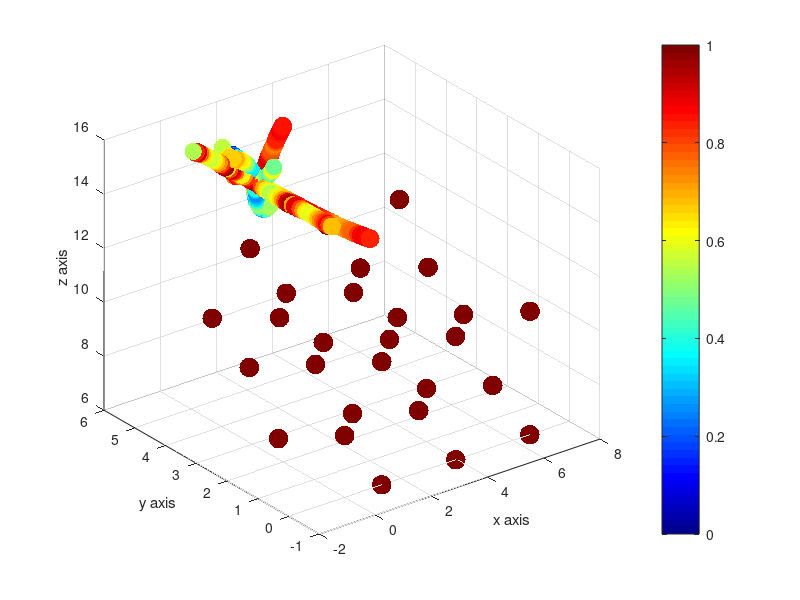
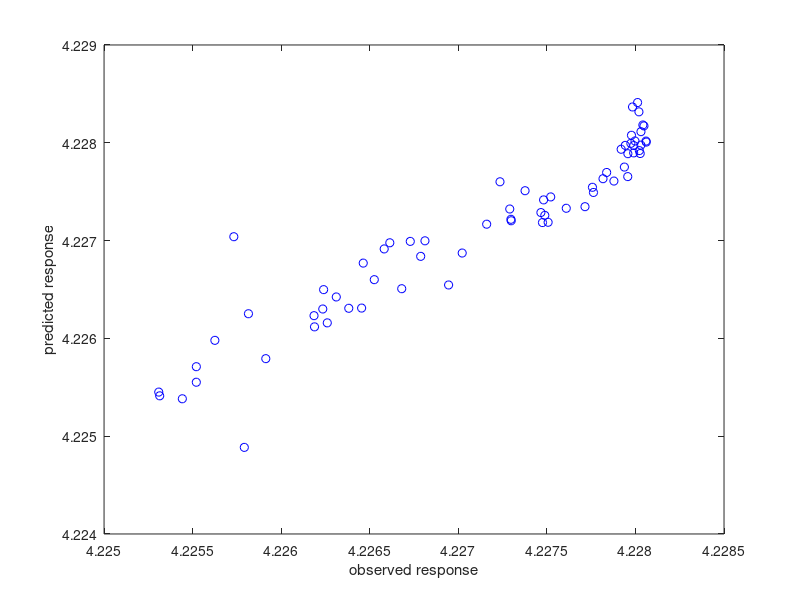

Write the MATLAB code that produced these figures, in order. (Note: this script raises an error after producing the figures.)
format long
%%%%%%%%%%%%%%%%%%%%%%%%%%%%%%%%%%%%%%%%%%%%%%%%%%%%%%%%%%%%%%%%%%%%%%%%%%%
%The Data
%%%%%%%%%%%%%%%%%%%%%%%%%%%%%%%%%%%%%%%%%%%%%%%%%%%%%%%%%%%%%%%%%%%%%%%%%%%
md_map   = importdata('distance_map.dat');
md_prop  = importdata('properties.dat')*-1;
md_col   = (md_prop - min(md_prop))/(max(md_prop) - min(md_prop));

qn_map   = importdata('distance_map_qn.dat');
qn_prop  = importdata('properties_qn.dat')*-1;
qn_col   = (qn_prop - min(qn_prop))/(max(qn_prop) - min(qn_prop));

%%%%%%%%%%%%%%%%%%%%%%%%%%%%%%%%%%%%%%%%%%%%%%%%%%%%%%%%%%%%%%%%%%%%%%%%%%%
map        = [md_map; qn_map];
prop       = [md_prop; qn_prop]/30;
min_prop   = min(prop)-1;
max_prop   = max(prop)-1;
col        = (prop - min_prop)/(max_prop - min_prop);
%mean(map(:,1:3))
%std(map(:,1:3))
clear min_prop max_prop
%%%%%%%%%%%%%%%%%%%%%%%%%%%%%%%%%%%%%%%%%%%%%%%%%%%%%%%%%%%%%%%%%%%%%%%%%%%
%Import XYZ data of all 292 md traj points
%%%%%%%%%%%%%%%%%%%%%%%%%%%%%%%%%%%%%%%%%%%%%%%%%%%%%%%%%%%%%%%%%%%%%%%%%%%
md_xyz = importdata('xyz_info.dat');
h2o  = (md_xyz(:,82:90));


%max(h2o(:,1:3)) - min(h2o(:,1:3))
%2.698
%3.020
%3.1890

%base = md_xyz(1,1:81).';
cu = reshape(md_xyz(1,1:81).',[3,27]).';
structure = [h2o(:,1:3);cu];
property  = [md_col; ones(27,1)*0.99];

figure
scatter3(structure(:,1), structure(:,2), structure(:,3), (property+1)*100, property, 'fill')
xlabel('x axis')
ylabel('y axis')
zlabel('z axis')
colormap(jet)
colorbar

ls = zeros(1,27);
dist_list = zeros(27,27);
for i = 1:27
 for j = 1:27
     ls(j) = norm((cu(i,:)-cu(j,:)));
 end
 dist_list(i,:) = sort(ls);
end
clear ls
%%%%%%%%%%%%%%%%%%%%%%%%%%%%%%%%%%%%%%%%%%%%%%%%%%%%%%%%%%%%%%%%%%%%%%%%%%%
%Partition Data into Test & Training Set
%%%%%%%%%%%%%%%%%%%%%%%%%%%%%%%%%%%%%%%%%%%%%%%%%%%%%%%%%%%%%%%%%%%%%%%%%%%
map  = log(map(:,4:84));
prop = log(prop);
%%%%%%%%%%%%%%%%%%%%%%%%%%%%%%%%%%%%%%%%%%%%%%%%%%%%%%%%%%%%%%%%%%%%%%%%%%%
len       = size(map, 1);
rand_rows = randperm(len).'; % generate a random permutation of row labels in row form
a         = rand_rows(1:floor(len*(0.90)));
b         = rand_rows(ceil(len*(0.90)):len);

X_train = map(a,:);
X_test  = map(b,:);
y_train = prop(a,:);
y_test  = prop(b,:);

clear len rand_rows a b
%%%%%%%%%%%%%%%%%%%%%%%%%%%%%%%%%%%%%%%%%%%%%%%%%%%%%%%%%%%%%%%%%%%%%%%%%%%
%Protocols for model based learning
%%%%%%%%%%%%%%%%%%%%%%%%%%%%%%%%%%%%%%%%%%%%%%%%%%%%%%%%%%%%%%%%%%%%%%%%%%%
%1.) Linear Regression

r     = regress(y_train, [ones(size(X_train, 1), 1) X_train]);
y_fit = [ones(size(X_test,1),1) X_test]*r;
Rsq1  = 1 - sum((y_test - y_fit).^2)/sum((y_test - mean(y_test)).^2);

figure
plot(y_test, y_fit, 'bo')
xlabel('observed response')
ylabel('predicted response')
legend(sprintf('multiple linear regression,\n  R Square => %d', Rsq1), 'location', 'NW')
refline(1, 0)
ls = lsline()
ls.Color = 'r'
clear r y_fit ls
%%%%%%%%%%%%%%%%%%%%%%%%%%%%%%%%%%%%%%%%%%%%%%%%%%%%%%%%%%%%%%%%%%%%%%%%%%%
%Partial Least Square and Principal Component Regression
%%%%%%%%%%%%%%%%%%%%%%%%%%%%%%%%%%%%%%%%%%%%%%%%%%%%%%%%%%%%%%%%%%%%%%%%%%%
%Partial Least Squares
%%%%%%%%%%%%%%%%%%%%%%%%%%%%%%%%%%%%%%%%%%%%%%%%%%%%%%%%%%%%%%%%%%%%%%%%%%%
%Data Assignment : X: feature vector, y: target
%%%%%%%%%%%%%%%%%%%%%%%%%%%%%%%%%%%%%%%%%%%%%%%%%%%%%%%%%%%%%%%%%%%%%%%%%%%
X = X_train;
y = y_train;
[n,p] = size(X);
%%%%%%%%%%%%%%%%%%%%%%%%%%%%%%%%%%%%%%%%%%%%%%%%%%%%%%%%%%%%%%%%%%%%%%%%%%%
n_comp = 50;
[Xloadings,Yloadings,Xscores,Yscores,betaPLS,PLSPctVar, PLSmsep] = plsregress(X,y,n_comp, 'CV',10);
yfitPLS  = [ones(n,1) X]*betaPLS;
y_fit = [ones(size(X_test,1),1) X_test]*betaPLS;
Rsq = 1 - sum((y_test - y_fit).^2)/sum((y_test - mean(y_test)).^2);

figure
plot(1:n_comp,cumsum(100*PLSPctVar(2,:)),'-bo');
xlabel('Number of PLS components');
ylabel('Percent Variance Explained in Y');
legend('Partial Least Squares', 'location', 'SE')

figure
plot(0:n_comp,PLSmsep(2,:),'b-o');
xlabel('Number of components');
ylabel('Estimated Mean Squared Prediction Error');
legend('PLSR','location','NE');

figure
plot(y_test, y_fit, 'bo')
xlabel('observed response')
ylabel('predicted response')
legend(sprintf('Partial Least Squares,\n  R Square => %d', Rsq), 'location', 'NW')
refline(1, 0)
ls = lsline()
ls.Color = 'r'
clear ls y_fit Rsq
%%%%%%%%%%%%%%%%%%%%%%%%%%%%%%%%%%%%%%%%%%%%%%%%%%%%%%%%%%%%%%%%%%%%%%%%%%%
%Principal Component Regression
%%%%%%%%%%%%%%%%%%%%%%%%%%%%%%%%%%%%%%%%%%%%%%%%%%%%%%%%%%%%%%%%%%%%%%%%%%%
[n,p] = size(X);
n_comp = 50;
[PCALoadings,PCAScores,PCAVar] = pca(X,'Economy',false);
betaPCR = regress(y-mean(y), PCAScores(:,1:n_comp));

betaPCR = PCALoadings(:,1:n_comp)*betaPCR;
betaPCR = [mean(y) - mean(X)*betaPCR; betaPCR];
yfitPCR = [ones(n,1) X]*betaPCR;
PCRmsep = sum(crossval(@pcrmod, X, y, 'KFold', 18), 1) / n;
y_fit = [ones(size(X_test,1),1) X_test]*betaPCR
Rsq = 1 - sum((y_test - y_fit).^2)/sum((y_test - mean(y_test)).^2);
%Plot test data for PCR
figure
plot(y_test, y_fit, 'bo')
xlabel('observed response')
ylabel('predicted response')
legend(sprintf('Principal Component Regression,\n  R Square => %d', Rsq), 'location', 'NW')
refline(1, 0)
ls = lsline()
ls.Color = 'r'
clear Rsq y_fit ls

%%%%%%%%%%%%%%%%%%%%%%%%%%%%%%%%%%%%%%%%%%%%%%%%%%%%%%%%%%%%%%%%%%%%%%%%%%%
%Plotting the mean-squared error for the PCR and PLS w.r.t # of Components
%%%%%%%%%%%%%%%%%%%%%%%%%%%%%%%%%%%%%%%%%%%%%%%%%%%%%%%%%%%%%%%%%%%%%%%%%%%
figure
plot(0:n_comp,PLSmsep(2,:),'b-o',0:n_comp,PCRmsep,'r-^');
xlabel('Number of components');
ylabel('Estimated Mean Squared Prediction Error');
legend({'PLSR' 'PCR'},'location','NE');

%%%%%%%%%%%%%%%%%%%%%%%%%%%%%%%%%%%%%%%%%%%%%%%%%%%%%%%%%%%%%%%%%%%%%%%%%%%
%Plotting the observed vs. fitted response for PLSR and PCR
%%%%%%%%%%%%%%%%%%%%%%%%%%%%%%%%%%%%%%%%%%%%%%%%%%%%%%%%%%%%%%%%%%%%%%%%%%%
figure
plot(y,yfitPLS,'bo',y,yfitPCR,'r^');
xlabel('Observed Response');
ylabel('Fitted Response');
legend({'PLSR with 50 Components' 'PCR with 50 Components'}, 'location','NW')

%%%%%%%%%%%%%%%%%%%%%%%%%%%%%%%%%%%%%%%%%%%%%%%%%%%%%%%%%%%%%%%%%%%%%%%%%%%
%Support Vector Regression
%%%%%%%%%%%%%%%%%%%%%%%%%%%%%%%%%%%%%%%%%%%%%%%%%%%%%%%%%%%%%%%%%%%%%%%%%%%
Mdl   = fitrlinear(X,y);
y_fit = predict(Mdl,X_test);
Rsq = 1 - sum((y_test - y_fit).^2)/sum((y_test - mean(y_test)).^2);

figure
plot(y_test, y_fit, 'bo')
xlabel('observed response')
ylabel('predicted response')
legend(sprintf('Support Vector Regression,\n  R Square => %d', Rsq), 'location', 'SE')
refline(1, 0)
ls = lsline()
ls.Color = 'r'
clear y_fit Rsq ls 
%%%%%%%%%%%%%%%%%%%%%%%%%%%%%%%%%%%%%%%%%%%%%%%%%%%%%%%%%%%%%%%%%%%%%%%%%%%
%Dimensionality Reduction (PCA)
%%%%%%%%%%%%%%%%%%%%%%%%%%%%%%%%%%%%%%%%%%%%%%%%%%%%%%%%%%%%%%%%%%%%%%%%%%%
[coeff_md, score_md] = pca(md_map);
%[coeff_qn, score_qn] = pca(qn_map);
%pca_md = score_md(:,1:10); % for the md points
%pca_qn = score_qn(:,1:10); % for the qn points

%[coeff, score, explained] = pca(map);
%Partition Data into Test, Training and Validation Set
% len       = size(map, 1);
% rand_rows = randperm(len).'; % generate a random permutation of row labels in row form
% a         = rand_rows(1:floor(len*(0.90)));
% b         = rand_rows(ceil(len*(0.90)):len);
% %c         = rand_rows(ceil(len*(0.90)):len);

% X_pc       = score(:,1:40); 
% X_train_pc = score(a,1:40);
% X_test_pc  = score(b,1:40);
%test2_x = score(c,1:40);

% y_train_pc = prop(a,:);
% y_test_pc = prop(b,:);
%test2_y = prop(c,:);

%clear a b c rand_rows len
%%%%%%%%%%%%%%%%%%%%%%%%%%%%%%%%%%%%%%%%%%%%%%%%%%%%%%%%%%%%%%%%%%%%%%%%%%%
%Plotting the first three PC Scores of the Distance Map Vector
%%%%%%%%%%%%%%%%%%%%%%%%%%%%%%%%%%%%%%%%%%%%%%%%%%%%%%%%%%%%%%%%%%%%%%%%%%%
figure
scatter3(score_md(:,1), score_md(:,2), score_md(:,3), md_col*100, md_col,'fill')
xlabel('PC 1');
ylabel('PC 2');
zlabel('PC 3')
legend({'All Data by First Three Principle Components'}, 'location','NW')
%%%%%%%%%%%%%%%%%%%%%%%%%%%%%%%%%%%%%%%%%%%%%%%%%%%%%%%%%%%%%%%%%%%%%%%%%%%
%%%%%%%%%%%%%%%%%%%%%%%%%%%%%Data Storage%%%%%%%%%%%%%%%%%%%%%%%%%%%%%%%%%%
%%%%%%%%%%%%%%%%%%%%%%%%%%%%%%%%%%%%%%%%%%%%%%%%%%%%%%%%%%%%%%%%%%%%%%%%%%%
%[0,2.50097619068471,2.57545804393416,2.59706650354724]
%[0,2.47742578654941,2.50619223217461,2.56250761430685,2.58087383451724,2.59706650354724,2.68198054146713]
%[0,2.51140686387543,2.52895886946670,2.60688434689230,2.61509098775058,2.68198054146713]
%[0,2.58157093873199,2.59157850499140,2.60688434689230,2.63285379935838,2.63652642779711]